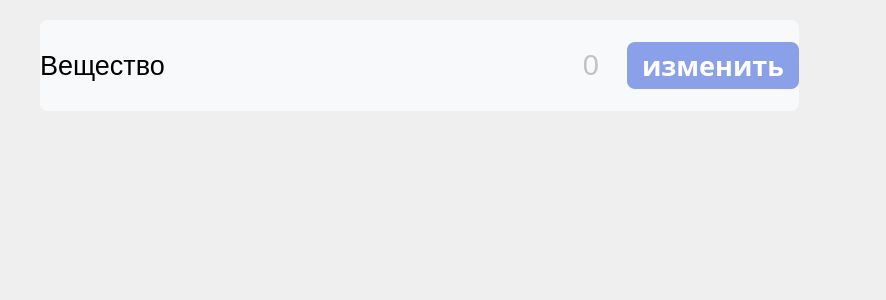
<?xml version="1.0" encoding="UTF-8"?>
<ui version="4.0">
 <class>Form</class>
 <widget class="QWidget" name="Form">
  <property name="geometry">
   <rect>
    <x>0</x>
    <y>0</y>
    <width>886</width>
    <height>300</height>
   </rect>
  </property>
  <property name="windowTitle">
   <string>Form</string>
  </property>
  <widget class="QWidget" name="widget_8" native="true">
   <property name="geometry">
    <rect>
     <x>40</x>
     <y>20</y>
     <width>759</width>
     <height>91</height>
    </rect>
   </property>
   <property name="styleSheet">
    <string notr="true">border-radius: 8px;
background-color:rgb(248, 249, 251);
color: rgb(140, 139, 139);
margin-bottom: 0px;
margin-top: 0px;
margin-left: 0px;
padding: 0;</string>
   </property>
   <layout class="QHBoxLayout" name="horizontalLayout_22" stretch="0,3,0">
    <item>
     <widget class="QLabel" name="name_sub">
      <property name="minimumSize">
       <size>
        <width>0</width>
        <height>0</height>
       </size>
      </property>
      <property name="maximumSize">
       <size>
        <width>16777215</width>
        <height>16777215</height>
       </size>
      </property>
      <property name="font">
       <font>
        <pointsize>20</pointsize>
       </font>
      </property>
      <property name="styleSheet">
       <string notr="true">background-color:rgb(248, 249, 251);
color: rgb(0, 0, 0);
margin-right: 0px;
</string>
      </property>
      <property name="inputMethodHints">
       <set>Qt::ImhNone</set>
      </property>
      <property name="text">
       <string>Вещество</string>
      </property>
      <property name="wordWrap">
       <bool>true</bool>
      </property>
     </widget>
    </item>
    <item>
     <widget class="QLineEdit" name="value_sub">
      <property name="minimumSize">
       <size>
        <width>0</width>
        <height>0</height>
       </size>
      </property>
      <property name="font">
       <font>
        <family>MS Shell Dlg 2</family>
        <pointsize>22</pointsize>
        <weight>50</weight>
        <italic>false</italic>
        <bold>false</bold>
        <strikeout>false</strikeout>
       </font>
      </property>
      <property name="styleSheet">
       <string notr="true">background-color:rgb(248, 249, 251);
color: rgb(140, 139, 139);
outline: 0px;
padding-left: 10px;
margin-left: 20px;
margin-right: 20px;
border-top-left-radius: 0px;
border-bottom-left-radius: 0px;
border: none;
</string>
      </property>
      <property name="alignment">
       <set>Qt::AlignRight|Qt::AlignTrailing|Qt::AlignVCenter</set>
      </property>
      <property name="placeholderText">
       <string>0</string>
      </property>
     </widget>
    </item>
    <item>
     <widget class="QPushButton" name="clean_sub">
      <property name="font">
       <font>
        <family>Montserrat</family>
        <pointsize>20</pointsize>
        <weight>75</weight>
        <bold>true</bold>
       </font>
      </property>
      <property name="styleSheet">
       <string notr="true">QPushButton {
background-color:rgb(138, 161, 233);
color:rgb(255, 255, 255);
font-weight: 600;
border-radius: 8px;
padding: 5px 15px;
outline: 0px;
}
QPushButton:hover{
background-color: rgb(125, 143, 202);
}</string>
      </property>
      <property name="text">
       <string>изменить</string>
      </property>
     </widget>
    </item>
   </layout>
  </widget>
 </widget>
 <resources/>
 <connections/>
</ui>
